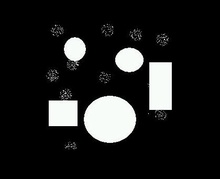
%> input picture project/image.jpeg, 220 x 179 px, shrunk from 420 x 342 before the run
$ octave project.m   (GNU Octave 9; MATLAB toolbox functions it lacks are replaced by stand-ins)
%> lines starting %> are read from the running program, lines starting %| are printed output that depends on the picture; in (x1, y1, x2, y2) boxes, pixels count from 0 and x2, y2 are one past the last pixel; in counts of white or black regions, pixels touching at a corner belong together; the program's own positions count from 1
### project/closing.m
function [img] = closing(im_in,dila_type,dila_num,ero_type,ero_num)

SD = strel(dila_type,dila_num);% Dilation
SE = strel(ero_type, ero_num); % Erosion
im_1 = imdilate(im_in,SD);
im_2 = imerode(im_1,SE);
img = im_2;

end

### project/project.m
%% Grayscale to Binary
clc;clear;warning off;
raw = imread('image.jpeg');
%> raw is the input picture: size 179x220x3 uint8; mean R, G, B 30.9, 31.4, 31
figure(12)
imshow(raw)
BW_1 = rgb2gray((imread('image.jpeg')));
%> BW_1: size 179x220 uint8; min 0, max 255, mean 31.2
BW_2 = imgaussfilt(BW_1,0.5);
BW = im2bw(BW_2,0.5);
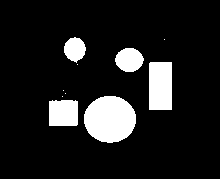
%> BW: size 179x220 logical; 12% white; 10 white regions (5 under 20 px), largest, box (x1, y1, x2, y2) and area: (84, 96, 136, 143) 1921, (149, 62, 172, 110) 1103, (49, 100, 78, 126) 740, (115, 48, 144, 72) 530, (64, 37, 86, 63) 407
imwrite(BW,'bw.bmp');
im_2 = closing(BW,'square',2,'disk',7);
%> in closing, `im_1 = imdilate(im_in,SD);`:
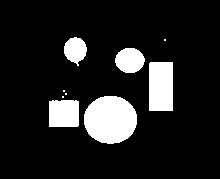
%> im_1: size 179x220 logical; 12.8% white; 9 white regions (4 under 20 px), largest, box (x1, y1, x2, y2) and area: (84, 96, 137, 144) 2021, (149, 62, 173, 111) 1175, (49, 100, 79, 127) 799, (115, 48, 145, 73) 584, (64, 37, 87, 66) 460
%> in closing, `im_2 = imerode(im_1,SE);`:
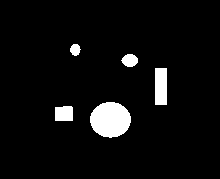
%> im_2: size 179x220 logical; 5.4% white; 5 white regions, box (x1, y1, x2, y2) and area: (90, 102, 131, 138) 1141, (155, 68, 167, 105) 444, (55, 106, 73, 121) 261, (121, 54, 138, 67) 165, (70, 44, 81, 56) 97
SD = strel('square',8);
im_3 = imdilate(im_2,SD);
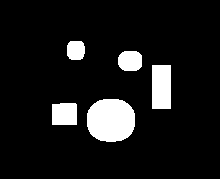
%> im_3: size 179x220 logical; 9.7% white; 5 white regions, box (x1, y1, x2, y2) and area: (87, 99, 135, 142) 1729, (152, 65, 171, 109) 836, (52, 103, 77, 125) 541, (118, 51, 142, 71) 424, (67, 41, 85, 60) 307
BW = edge(im_3,'Canny');
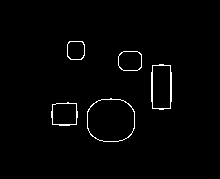
%> BW: size 179x220 logical; 1.6% white in thin lines or dots, all inside (x1, y1, x2, y2) = (51, 41, 172, 142)

%% Find circle using Hough example
[centers, radii, metric] = imfindcircles(im_3,[15 60]);
%> centers = [111.5 121.4]; radii = 23.74; metric = 0.848
% [7 lines of commented-out code are left out]

%% Standard Hough transform
% figure(2)
% img_hough(im_3);

%% Algorithm implementation
BW = edge(im_3,'Canny');

[m,n] = size(BW);
%> m = 179; n = 220
vot_mat = zeros(m,n,60); % Create voting matrix

for x=1:m
    for y=1:n
        if BW(x,y) == 1
            for r = 10:60
                for theta = 0:360
                    a = round(x - r*cos(theta*pi/180));
                    b = round(y - r*sin(theta*pi/180));
%> (the run ends here)
